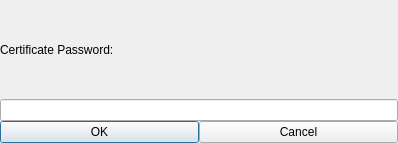
<?xml version="1.0" encoding="UTF-8"?>
<ui version="4.0">
 <author>Bernd Stramm &lt;bernd.stramm@gmail.com&gt;</author>
 <class>SimplePass</class>
 <widget class="QDialog" name="SimplePass">
  <property name="geometry">
   <rect>
    <x>0</x>
    <y>0</y>
    <width>398</width>
    <height>143</height>
   </rect>
  </property>
  <property name="windowTitle">
   <string>Password</string>
  </property>
  <property name="windowIcon">
   <iconset resource="../dchat.qrc">
    <normaloff>:/dchatlogo.png</normaloff>:/dchatlogo.png</iconset>
  </property>
  <layout class="QGridLayout" name="gridLayout">
   <item row="0" column="0">
    <widget class="QLabel" name="purposeLabel">
     <property name="text">
      <string>Certificate Password:</string>
     </property>
    </widget>
   </item>
   <item row="1" column="0">
    <widget class="QLineEdit" name="passwordEdit">
     <property name="echoMode">
      <enum>QLineEdit::Password</enum>
     </property>
    </widget>
   </item>
   <item row="2" column="0">
    <layout class="QHBoxLayout" name="horizontalLayout">
     <item>
      <widget class="QPushButton" name="okButton">
       <property name="text">
        <string>OK</string>
       </property>
      </widget>
     </item>
     <item>
      <widget class="QPushButton" name="cancelButton">
       <property name="text">
        <string>Cancel</string>
       </property>
      </widget>
     </item>
    </layout>
   </item>
  </layout>
 </widget>
 <layoutdefault spacing="0" margin="0"/>
 <resources>
  <include location="../dchat.qrc"/>
 </resources>
 <connections/>
</ui>
